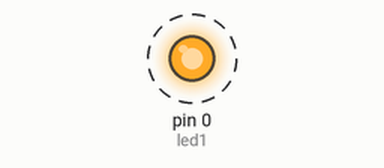
This sketch was run on a simulated Arduino Uno, built with avr-gcc and run on an emulated ATmega328P. Parts: output pins drawn as LEDs (lit = HIGH). Dashed ring = blinking.

Above: at 0.05 s.
Timing chart, 0 to 3.0 s (numbered marks = the images above):
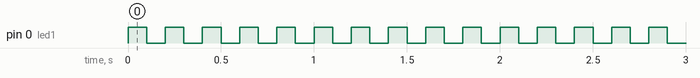

The sketch:

Battery_Detail_LED_Test.ino
```cpp
#include <Wire.h>

const int led1 = 0;


// the setup function runs once when you press reset or power the board
void setup() {
  // initialize digital pin LED_BUILTIN as an output.
  pinMode(led1, OUTPUT);
}

// the loop function runs over and over again forever
void loop() {
  digitalWrite(led1, HIGH);   // turn the LED on (HIGH is the voltage level)
  delay(100);                       // wait for a second
  digitalWrite(led1, LOW);    // turn the LED off by making the voltage LOW
  delay(100);                       // wait for a second
}
```

Measured:
- by itself, pin 0 (led1): alternates HIGH for 0.10 s and LOW for 0.10 s
